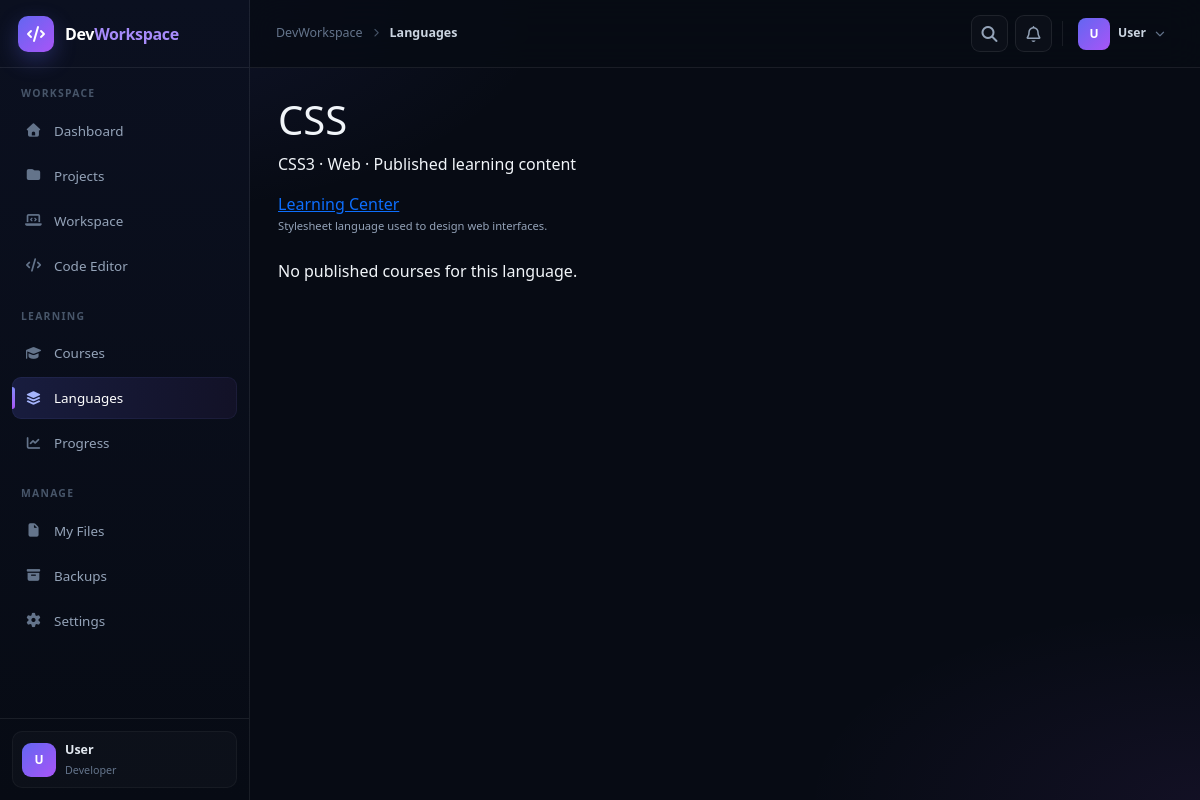
The page /dashboard/learn/languages/css (signed in) on the database its author committed.
### models/admin_content.py (models this page shows)
class Language(db.Model):
    __tablename__ = "languages"
    id = db.Column(db.Integer, primary_key=True)
    name = db.Column(db.String(100), unique=True, nullable=False)
    slug = db.Column(db.String(120), unique=True, nullable=False)
    version = db.Column(db.String(50), default="1.0", nullable=False)
    description = db.Column(db.Text, default="", nullable=False)
    category = db.Column(db.String(50), default="programming", nullable=False)
    icon = db.Column(db.String(120), default="fa-solid fa-code", nullable=False)
    status = db.Column(db.String(20), default="published", nullable=False)
    created_at = db.Column(db.DateTime, default=datetime.utcnow, nullable=False)
    updated_at = db.Column(
        db.DateTime,
        default=datetime.utcnow,
        onupdate=datetime.utcnow,
        nullable=False,
    )
    courses = db.relationship(
        "Course",
        back_populates="language",
        cascade="all, delete-orphan",
        order_by="Course.title",
    )

### routes/learning.py (the view)
@learning_bp.route("/languages/<slug>")
@login_required
def language_detail(slug):
    language = published_or_404(Language.query.filter_by(slug=slug, status="published"))
    courses = Course.query.filter_by(language_id=language.id, status="published").order_by(Course.title.asc()).all()
    return render_template("dashboard/learning_language.html", language=language, courses=courses)

### routes/learning.py (called while the page is built)
@learning_bp.app_context_processor
def inject_published_learning_content():
    try:
        languages = Language.query.filter_by(status="published").order_by(Language.name.asc()).all()
        courses = Course.query.filter_by(status="published").order_by(Course.title.asc()).all()
    except Exception:
        languages, courses = [], []
    return {
        "published_languages": languages,
        "published_courses": courses,
    }

def published_or_404(query):
    item = query.first()
    if item is None:
        abort(404)
    return item

### templates/dashboard/learning_language.html
{% extends "base_auth.html" %}
{% set active_page='languages' %}
{% block content %}
{% include "partials/user_shell.html" %}
{% block desktop_content %}
<div class="dw-page-head"><div><h1>{{ language.name }}</h1><p>{{ language.version }} · {{ language.category|title }} · Published learning content</p></div><a class="dw-btn dw-btn-outline" href="{{ url_for('learning.index') }}">Learning Center</a></div>
<div class="dw-panel mb-4"><div class="dw-panel-body"><p style="margin:0;color:#94a3b8;font-size:.7rem;line-height:1.7">{{ language.description or 'No description available.' }}</p></div></div>
<div class="dw-grid-3">{% for course in courses %}<a class="dw-card" href="{{ url_for('learning.course_detail',course_id=course.id) }}"><div class="dw-card-icon"><i class="fa-solid fa-book-open"></i></div><h3>{{ course.title }}</h3><p>{{ course.level|title }} · {{ course.chapters|length }} chapter(s)</p><span class="dw-btn dw-btn-outline w-100 mt-3 d-inline-flex justify-content-center">Open Course</span></a>{% else %}<div class="dw-panel" style="grid-column:1/-1"><div class="dw-empty">No published courses for this language.</div></div>{% endfor %}</div>
{% endblock %}
{% endblock %}

### templates/partials/user_shell.html (style rules this page uses)
:root { --dw-bg: #070b14; --dw-sidebar: #0b1020; --dw-border: rgba(255,255,255,.08); --dw-text: #f1f5f9; --dw-muted: #94a3b8; --dw-primary: #818cf8; --dw-purple: #a855f7; --dw-sidebar-width: 250px; --dw-header-height: 68px; }

### rows shown on the page
Language: name "CSS", version "CSS3", category "Web", description "Stylesheet language used to design web interfaces."
